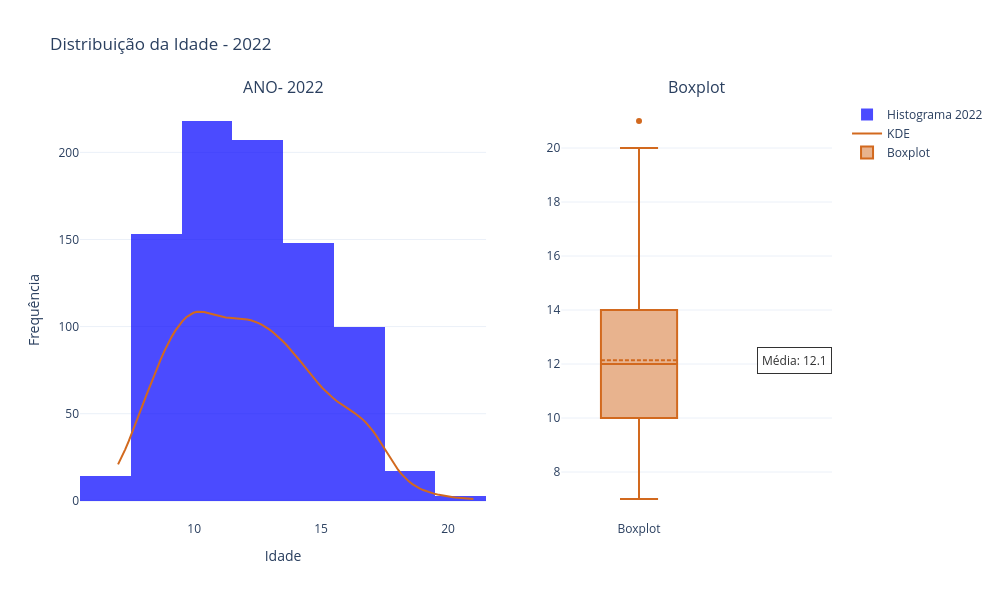

The notebook cell saved with this chart:
### Markdown cell above
### - Em 2022, a ONG Passos Mágicos trabalhou predominantemente com jovens cuja idade girava em torno de 12 anos. A curva de densidade suaviza a distribuição etária, revelando que, embora houvesse algumas pessoas mais jovens e mais velhas, a maior concentração estava entre 11 e 13 anos. O boxplot nos mostra que 50% da população atendida tinha idades entre 11 e 14 anos, com poucos casos abaixo de 8 ou acima de 19. A mediana de 12 anos reforça que a ONG atua majoritariamente com um grupo jovem, nos primeiros anos da adolescência, com características etárias bastante homogêneas.

### Code cell
gerar_graficos_idade_ano(df_cleaned, 2022)

### Figure 1 — Plotly figure (JSON) as saved in the notebook; plotly's stock layout.template omitted (floating-point values rounded to 4 significant figures; data arrays with more than 128 entries replaced by an {"elided": "..."} marker saying what was removed)
{"data": [{"marker": {"color": "blue"}, "name": "Histograma 2022", "nbinsx": 10, "opacity": 0.7, "x": {"elided": "860 float values"}, "type": "histogram", "xaxis": "x", "yaxis": "y"}, {"line": {"color": "#D2691E"}, "mode": "lines", "name": "KDE", "x": [7.0, 7.141, 7.283, 7.424, 7.566, 7.707, 7.848, 7.99, 8.131, 8.273, 8.414, 8.556, 8.697, 8.838, 8.98, 9.121, 9.263, 9.404, 9.545, 9.687, 9.828, 9.97, 10.11, 10.25, 10.39, 10.54, 10.68, 10.82, 10.96, 11.1, 11.24, 11.38, 11.53, 11.67, 11.81, 11.95, 12.09, 12.23, 12.37, 12.52, 12.66, 12.8, 12.94, 13.08, 13.22, 13.36, 13.51, 13.65, 13.79, 13.93, 14.07, 14.21, 14.35, 14.49, 14.64, 14.78, 14.92, 15.06, 15.2, 15.34, 15.48, 15.63, 15.77, 15.91, 16.05, 16.19, 16.33, 16.47, 16.62, 16.76, 16.9, 17.04, 17.18, 17.32, 17.46, 17.61, 17.75, 17.89, 18.03, 18.17, 18.31, 18.45, 18.6, 18.74, 18.88, 19.02, 19.16, 19.3, 19.44, 19.59, 19.73, 19.87, 20.01, 20.15, 20.29, 20.43, 20.58, 20.72, 20.86, 21.0], "y": [20.89, 25.01, 29.53, 34.39, 39.53, 44.87, 50.31, 55.79, 61.25, 66.63, 71.88, 76.96, 81.8, 86.35, 90.56, 94.39, 97.81, 100.8, 103.3, 105.4, 106.9, 107.9, 108.4, 108.5, 108.3, 107.8, 107.2, 106.6, 106.1, 105.6, 105.2, 105.0, 104.9, 104.8, 104.6, 104.4, 104.1, 103.6, 102.9, 102.1, 101.1, 99.91, 98.56, 97.02, 95.32, 93.45, 91.44, 89.29, 87.02, 84.64, 82.15, 79.58, 76.97, 74.35, 71.77, 69.26, 66.88, 64.62, 62.52, 60.58, 58.8, 57.17, 55.66, 54.26, 52.92, 51.59, 50.21, 48.71, 47.01, 45.05, 42.78, 40.16, 37.23, 34.04, 30.67, 27.25, 23.91, 20.75, 17.86, 15.29, 13.06, 11.16, 9.556, 8.219, 7.103, 6.169, 5.38, 4.709, 4.132, 3.634, 3.201, 2.824, 2.495, 2.207, 1.955, 1.732, 1.533, 1.353, 1.188, 1.035], "type": "scatter", "xaxis": "x", "yaxis": "y"}, {"boxmean": true, "marker": {"color": "#D2691E"}, "name": "Boxplot", "y": {"elided": "860 float values"}, "type": "box", "xaxis": "x2", "yaxis": "y2"}], "layout": {"xaxis": {"anchor": "y", "domain": [0.0, 0.54], "title": {"text": "Idade"}}, "yaxis": {"anchor": "x", "domain": [0.0, 1.0], "title": {"text": "Frequência"}}, "xaxis2": {"anchor": "y2", "domain": [0.64, 1.0]}, "yaxis2": {"anchor": "x2", "domain": [0.0, 1.0]}, "annotations": [{"font": {"size": 16}, "showarrow": false, "text": "ANO- 2022", "x": 0.27, "xanchor": "center", "xref": "paper", "y": 1.0, "yanchor": "bottom", "yref": "paper"}, {"font": {"size": 16}, "showarrow": false, "text": "Boxplot", "x": 0.82, "xanchor": "center", "xref": "paper", "y": 1.0, "yanchor": "bottom", "yref": "paper"}, {"align": "center", "bgcolor": "white", "bordercolor": "black", "borderpad": 4, "borderwidth": 1, "font": {"color": "black", "size": 12}, "opacity": 0.8, "showarrow": false, "text": "Média: 12.1", "x": 1, "xref": "x2", "y": 12.14, "yref": "y2"}], "title": {"text": "Distribuição da Idade - 2022"}, "showlegend": true, "height": 600, "width": 1000}}
